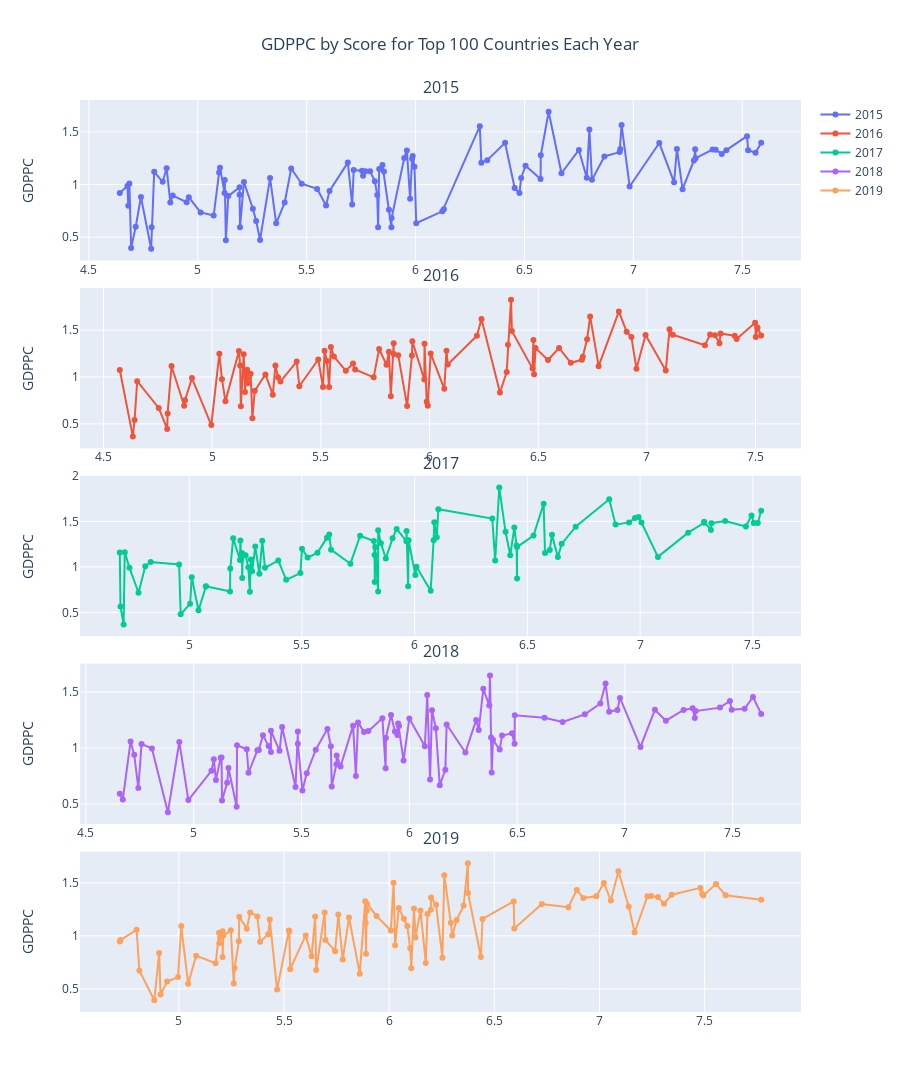

This figure's notebook cell:
### Code cell
fig = make_subplots(rows=5, cols=1, subplot_titles=('2015', '2016', '2017', '2018', '2019'), shared_xaxes=False, shared_yaxes=True, vertical_spacing=0.03)
fig.add_trace(go.Scatter(x=list(df_2015.Score[0:100]), y=list(df_2015.GDPPC[0:100]), mode='lines+markers', name='2015', text=list(df_2015.Country[0:100])), row=1, col=1)
fig.add_trace(go.Scatter(x=list(df_2016.Score[0:100]), y=list(df_2016.GDPPC[0:100]), mode='lines+markers', name='2016', text=list(df_2016.Country[0:100])), row=2, col=1)
fig.add_trace(go.Scatter(x=list(df_2017.Score[0:100]), y=list(df_2017.GDPPC[0:100]), mode='lines+markers', name='2017', text=list(df_2017.Country[0:100])), row=3, col=1)
fig.add_trace(go.Scatter(x=list(df_2018.Score[0:100]), y=list(df_2018.GDPPC[0:100]), mode='lines+markers', name='2018', text=list(df_2018.Country[0:100])), row=4, col=1)
fig.add_trace(go.Scatter(x=list(df_2019.Score[0:100]), y=list(df_2019.GDPPC[0:100]), mode='lines+markers', name='2019', text=list(df_2019.Country[0:100])), row=5, col=1)
fig.update_layout(title='GDPPC by Score for Top 100 Countries Each Year', height=2000, title_x=0.5)
fig.update_yaxes(title_text='GDPPC', title_standoff=25)
fig.show()

### Figure 1 — Plotly figure (JSON) as saved in the notebook; plotly's stock layout.template omitted (floating-point values rounded to 4 significant figures)
{"data": [{"mode": "lines+markers", "name": "2015", "text": ["switzerland", "iceland", "denmark", "norway", "canada", "finland", "netherlands", "sweden", "new zealand", "australia", "israel", "costa rica", "austria", "mexico", "united states", "brazil", "luxembourg", "ireland", "belgium", "united kingdom", "venezuela", "singapore", "panama", "germany", "chile", "qatar", "france", "argentina", "czech republic", "uruguay", "colombia", "thailand", "saudi arabia", "spain", "malta", "kuwait", "el salvador", "guatemala", "uzbekistan", "slovakia", "japan", "south korea", "ecuador", "bahrain", "italy", "bolivia", "moldova", "paraguay", "kazakhstan", "slovenia", "lithuania", "nicaragua", "peru", "belarus", "poland", "malaysia", "croatia", "libya", "russia", "jamaica", "cyprus", "algeria", "kosovo", "turkmenistan", "mauritius", "estonia", "indonesia", "vietnam", "turkey", "kyrgyzstan", "nigeria", "bhutan", "azerbaijan", "pakistan", "jordan", "montenegro", "china", "zambia", "romania", "serbia", "portugal", "latvia", "philippines", "morocco", "albania", "bosnia and herzegovina", "dominican republic", "mongolia", "greece", "lebanon", "hungary", "honduras", "tajikistan", "tunisia", "palestinian territories", "bangladesh", "iran", "ukraine", "iraq", "south africa"], "type": "scatter", "x": [7.587, 7.561, 7.527, 7.522, 7.427, 7.406, 7.378, 7.364, 7.286, 7.284, 7.278, 7.226, 7.2, 7.187, 7.119, 6.983, 6.946, 6.94, 6.937, 6.867, 6.81, 6.798, 6.786, 6.75, 6.67, 6.611, 6.575, 6.574, 6.505, 6.485, 6.477, 6.455, 6.411, 6.329, 6.302, 6.295, 6.13, 6.123, 6.003, 5.995, 5.987, 5.984, 5.975, 5.96, 5.948, 5.89, 5.889, 5.878, 5.855, 5.848, 5.833, 5.828, 5.824, 5.813, 5.791, 5.77, 5.759, 5.754, 5.716, 5.709, 5.689, 5.605, 5.589, 5.548, 5.477, 5.429, 5.399, 5.36, 5.332, 5.286, 5.268, 5.253, 5.212, 5.194, 5.192, 5.192, 5.14, 5.129, 5.124, 5.123, 5.102, 5.098, 5.073, 5.013, 4.959, 4.949, 4.885, 4.874, 4.857, 4.839, 4.8, 4.788, 4.786, 4.739, 4.715, 4.694, 4.686, 4.681, 4.677, 4.642], "xaxis": "x", "y": [1.397, 1.302, 1.325, 1.459, 1.326, 1.29, 1.329, 1.332, 1.25, 1.334, 1.229, 0.9558, 1.337, 1.021, 1.395, 0.9812, 1.564, 1.336, 1.308, 1.266, 1.044, 1.522, 1.064, 1.328, 1.107, 1.69, 1.278, 1.054, 1.179, 1.062, 0.9186, 0.9669, 1.395, 1.23, 1.207, 1.554, 0.7645, 0.7455, 0.6324, 1.169, 1.271, 1.245, 0.864, 1.324, 1.251, 0.6813, 0.5945, 0.7599, 1.123, 1.185, 1.147, 0.5933, 0.9002, 1.032, 1.126, 1.125, 1.083, 1.131, 1.138, 0.8104, 1.208, 0.9393, 0.8015, 0.9585, 1.008, 1.152, 0.8283, 0.6322, 1.061, 0.4743, 0.6543, 0.7704, 1.024, 0.5954, 0.902, 0.9744, 0.8901, 0.4704, 1.043, 0.9205, 1.16, 1.113, 0.7053, 0.7348, 0.8787, 0.8322, 0.8954, 0.8282, 1.154, 1.026, 1.121, 0.5953, 0.3905, 0.8811, 0.5987, 0.3975, 1.009, 0.7991, 0.9855, 0.9205], "yaxis": "y"}, {"mode": "lines+markers", "name": "2016", "text": ["denmark", "switzerland", "iceland", "norway", "finland", "canada", "netherlands", "new zealand", "australia", "sweden", "israel", "austria", "united states", "costa rica", "germany", "brazil", "belgium", "ireland", "luxembourg", "mexico", "singapore", "united kingdom", "chile", "panama", "argentina", "czech republic", "uruguay", "malta", "colombia", "france", "thailand", "saudi arabia", "qatar", "spain", "algeria", "guatemala", "kuwait", "bahrain", "venezuela", "slovakia", "el salvador", "malaysia", "nicaragua", "uzbekistan", "italy", "ecuador", "japan", "kazakhstan", "moldova", "russia", "poland", "south korea", "bolivia", "lithuania", "belarus", "slovenia", "peru", "turkmenistan", "mauritius", "libya", "latvia", "cyprus", "paraguay", "romania", "estonia", "jamaica", "croatia", "kosovo", "turkey", "indonesia", "jordan", "azerbaijan", "philippines", "china", "bhutan", "kyrgyzstan", "serbia", "bosnia and herzegovina", "montenegro", "dominican republic", "morocco", "hungary", "pakistan", "lebanon", "portugal", "vietnam", "tunisia", "greece", "tajikistan", "mongolia", "nigeria", "honduras", "iran", "zambia", "nepal", "palestinian territories", "albania", "bangladesh", "sierra leone", "iraq"], "type": "scatter", "x": [7.526, 7.509, 7.501, 7.498, 7.413, 7.404, 7.339, 7.334, 7.313, 7.291, 7.267, 7.119, 7.104, 7.087, 6.994, 6.952, 6.929, 6.907, 6.871, 6.778, 6.739, 6.725, 6.705, 6.701, 6.65, 6.596, 6.545, 6.488, 6.481, 6.478, 6.474, 6.379, 6.375, 6.361, 6.355, 6.324, 6.239, 6.218, 6.084, 6.078, 6.068, 6.005, 5.992, 5.987, 5.977, 5.976, 5.921, 5.919, 5.897, 5.856, 5.835, 5.835, 5.822, 5.813, 5.802, 5.768, 5.743, 5.658, 5.648, 5.615, 5.56, 5.546, 5.538, 5.528, 5.517, 5.51, 5.488, 5.401, 5.389, 5.314, 5.303, 5.291, 5.279, 5.245, 5.196, 5.185, 5.177, 5.163, 5.161, 5.155, 5.151, 5.145, 5.132, 5.129, 5.123, 5.061, 5.045, 5.033, 4.996, 4.907, 4.875, 4.871, 4.813, 4.795, 4.793, 4.754, 4.655, 4.643, 4.635, 4.575], "xaxis": "x2", "y": [1.442, 1.527, 1.427, 1.577, 1.406, 1.44, 1.465, 1.361, 1.444, 1.452, 1.338, 1.45, 1.508, 1.069, 1.448, 1.088, 1.425, 1.483, 1.698, 1.115, 1.646, 1.403, 1.217, 1.183, 1.151, 1.309, 1.182, 1.308, 1.03, 1.395, 1.089, 1.49, 1.824, 1.343, 1.053, 0.8345, 1.617, 1.44, 1.134, 1.28, 0.8737, 1.251, 0.6938, 0.7359, 1.355, 0.9731, 1.38, 1.229, 0.6918, 1.232, 1.246, 1.359, 0.7942, 1.269, 1.131, 1.299, 0.996, 1.08, 1.144, 1.067, 1.218, 1.319, 0.8937, 1.17, 1.28, 0.8933, 1.186, 0.9014, 1.165, 0.951, 0.9967, 1.124, 0.8122, 1.028, 0.8527, 0.5604, 1.034, 0.9338, 1.078, 1.028, 0.8406, 1.241, 0.6882, 1.123, 1.276, 0.7404, 0.9772, 1.249, 0.4884, 0.9885, 0.7522, 0.6943, 1.118, 0.612, 0.4463, 0.6702, 0.9553, 0.5418, 0.3649, 1.075], "yaxis": "y2"}, {"mode": "lines+markers", "name": "2017", "text": ["norway", "denmark", "iceland", "switzerland", "finland", "netherlands", "canada", "new zealand", "sweden", "australia", "israel", "costa rica", "austria", "united states", "ireland", "germany", "belgium", "luxembourg", "united kingdom", "chile", "brazil", "czech republic", "argentina", "mexico", "singapore", "malta", "uruguay", "guatemala", "panama", "france", "thailand", "spain", "qatar", "colombia", "saudi arabia", "kuwait", "slovakia", "bahrain", "malaysia", "nicaragua", "ecuador", "el salvador", "poland", "uzbekistan", "italy", "russia", "japan", "lithuania", "algeria", "latvia", "south korea", "moldova", "romania", "bolivia", "turkmenistan", "kazakhstan", "slovenia", "peru", "mauritius", "cyprus", "estonia", "belarus", "libya", "turkey", "paraguay", "philippines", "serbia", "jordan", "hungary", "jamaica", "croatia", "kosovo", "china", "pakistan", "indonesia", "venezuela", "montenegro", "morocco", "azerbaijan", "dominican republic", "greece", "lebanon", "portugal", "bosnia and herzegovina", "honduras", "vietnam", "nigeria", "tajikistan", "bhutan", "kyrgyzstan", "nepal", "mongolia", "south africa", "tunisia", "palestinian territories", "egypt", "bulgaria", "sierra leone", "cameroon", "iran"], "type": "scatter", "x": [7.537, 7.522, 7.504, 7.494, 7.469, 7.377, 7.316, 7.314, 7.284, 7.284, 7.213, 7.079, 7.006, 6.993, 6.977, 6.951, 6.891, 6.863, 6.714, 6.652, 6.635, 6.609, 6.599, 6.578, 6.572, 6.527, 6.454, 6.454, 6.452, 6.442, 6.424, 6.403, 6.375, 6.357, 6.344, 6.105, 6.098, 6.087, 6.084, 6.071, 6.008, 6.003, 5.973, 5.971, 5.964, 5.963, 5.92, 5.902, 5.872, 5.85, 5.838, 5.838, 5.825, 5.823, 5.822, 5.819, 5.758, 5.715, 5.629, 5.621, 5.611, 5.569, 5.525, 5.5, 5.493, 5.43, 5.395, 5.336, 5.324, 5.311, 5.293, 5.279, 5.273, 5.269, 5.262, 5.25, 5.237, 5.235, 5.234, 5.23, 5.227, 5.225, 5.195, 5.182, 5.181, 5.074, 5.074, 5.041, 5.011, 5.004, 4.962, 4.955, 4.829, 4.805, 4.775, 4.735, 4.714, 4.709, 4.695, 4.692], "xaxis": "x3", "y": [1.616, 1.482, 1.481, 1.565, 1.444, 1.504, 1.479, 1.406, 1.494, 1.484, 1.375, 1.11, 1.487, 1.546, 1.536, 1.488, 1.464, 1.742, 1.442, 1.253, 1.107, 1.353, 1.185, 1.153, 1.692, 1.343, 1.218, 0.872, 1.234, 1.431, 1.128, 1.384, 1.871, 1.071, 1.531, 1.633, 1.325, 1.488, 1.291, 0.7373, 1.001, 0.9098, 1.292, 0.7864, 1.395, 1.282, 1.417, 1.315, 1.092, 1.261, 1.402, 0.7289, 1.218, 0.8338, 1.131, 1.285, 1.341, 1.035, 1.189, 1.356, 1.321, 1.157, 1.102, 1.198, 0.9325, 0.8577, 1.069, 0.991, 1.286, 0.9256, 1.223, 0.9515, 1.081, 0.7269, 0.9955, 1.128, 1.121, 0.8781, 1.154, 1.079, 1.289, 1.075, 1.315, 0.9824, 0.7306, 0.7885, 0.7838, 0.5247, 0.8854, 0.5962, 0.4798, 1.027, 1.055, 1.007, 0.7162, 0.9897, 1.161, 0.3684, 0.5643, 1.157], "yaxis": "y3"}, {"mode": "lines+markers", "name": "2018", "text": ["finland", "norway", "denmark", "iceland", "switzerland", "netherlands", "canada", "new zealand", "sweden", "australia", "united kingdom", "austria", "costa rica", "ireland", "germany", "belgium", "luxembourg", "united states", "israel", "czech republic", "malta", "france", "mexico", "chile", "panama", "brazil", "argentina", "guatemala", "uruguay", "qatar", "saudi arabia", "singapore", "malaysia", "spain", "colombia", "slovakia", "el salvador", "nicaragua", "poland", "bahrain", "uzbekistan", "kuwait", "thailand", "italy", "ecuador", "lithuania", "slovenia", "romania", "latvia", "japan", "mauritius", "jamaica", "south korea", "russia", "kazakhstan", "cyprus", "bolivia", "estonia", "paraguay", "peru", "kosovo", "moldova", "turkmenistan", "hungary", "libya", "philippines", "honduras", "belarus", "turkey", "pakistan", "portugal", "serbia", "greece", "lebanon", "montenegro", "croatia", "dominican republic", "algeria", "morocco", "china", "azerbaijan", "tajikistan", "jordan", "nigeria", "kyrgyzstan", "bosnia and herzegovina", "mongolia", "vietnam", "indonesia", "bhutan", "cameroon", "bulgaria", "nepal", "venezuela", "gabon", "palestinian territories", "south africa", "iran", "ivory coast", "ghana"], "type": "scatter", "x": [7.632, 7.594, 7.555, 7.495, 7.487, 7.441, 7.328, 7.324, 7.314, 7.272, 7.19, 7.139, 7.072, 6.977, 6.965, 6.927, 6.91, 6.886, 6.814, 6.711, 6.627, 6.489, 6.488, 6.476, 6.43, 6.419, 6.388, 6.382, 6.379, 6.374, 6.371, 6.343, 6.322, 6.31, 6.26, 6.173, 6.167, 6.141, 6.123, 6.105, 6.096, 6.083, 6.072, 6, 5.973, 5.952, 5.948, 5.945, 5.933, 5.915, 5.891, 5.89, 5.875, 5.81, 5.79, 5.762, 5.752, 5.739, 5.681, 5.663, 5.662, 5.64, 5.636, 5.62, 5.566, 5.524, 5.504, 5.483, 5.483, 5.472, 5.41, 5.398, 5.358, 5.358, 5.347, 5.321, 5.302, 5.295, 5.254, 5.246, 5.201, 5.199, 5.161, 5.155, 5.131, 5.129, 5.125, 5.103, 5.093, 5.082, 4.975, 4.933, 4.88, 4.806, 4.758, 4.743, 4.724, 4.707, 4.671, 4.657], "xaxis": "x4", "y": [1.305, 1.456, 1.351, 1.343, 1.42, 1.361, 1.33, 1.268, 1.355, 1.34, 1.244, 1.341, 1.01, 1.448, 1.34, 1.324, 1.576, 1.398, 1.301, 1.233, 1.27, 1.293, 1.038, 1.131, 1.112, 0.986, 1.073, 0.781, 1.093, 1.649, 1.379, 1.529, 1.161, 1.251, 0.96, 1.21, 0.806, 0.668, 1.176, 1.338, 0.719, 1.474, 1.016, 1.264, 0.889, 1.197, 1.219, 1.116, 1.148, 1.294, 1.09, 0.819, 1.266, 1.151, 1.143, 1.229, 0.751, 1.2, 0.835, 0.934, 0.855, 0.657, 1.016, 1.171, 0.985, 0.775, 0.62, 1.039, 1.148, 0.652, 1.188, 0.975, 1.154, 0.965, 1.017, 1.115, 0.982, 0.979, 0.779, 0.989, 1.024, 0.474, 0.822, 0.689, 0.53, 0.915, 0.914, 0.715, 0.899, 0.796, 0.535, 1.054, 0.425, 0.996, 1.036, 0.642, 0.94, 1.059, 0.541, 0.592], "yaxis": "y4"}, {"mode": "lines+markers", "name": "2019", "text": ["finland", "denmark", "norway", "iceland", "netherlands", "switzerland", "sweden", "new zealand", "canada", "austria", "australia", "costa rica", "israel", "luxembourg", "united kingdom", "ireland", "germany", "belgium", "united states", "czech republic", "malta", "mexico", "france", "chile", "guatemala", "saudi arabia", "qatar", "spain", "panama", "brazil", "uruguay", "singapore", "el salvador", "italy", "bahrain", "slovakia", "poland", "uzbekistan", "lithuania", "colombia", "slovenia", "nicaragua", "kosovo", "argentina", "romania", "cyprus", "ecuador", "kuwait", "thailand", "latvia", "south korea", "estonia", "jamaica", "mauritius", "japan", "honduras", "kazakhstan", "bolivia", "hungary", "paraguay", "peru", "portugal", "pakistan", "russia", "philippines", "serbia", "moldova", "libya", "montenegro", "tajikistan", "croatia", "dominican republic", "bosnia and herzegovina", "turkey", "malaysia", "belarus", "greece", "mongolia", "nigeria", "kyrgyzstan", "turkmenistan", "algeria", "morocco", "azerbaijan", "lebanon", "indonesia", "china", "vietnam", "bhutan", "cameroon", "bulgaria", "ghana", "ivory coast", "nepal", "jordan", "benin", "congo (brazzaville)", "gabon", "south africa", "albania"], "type": "scatter", "x": [7.769, 7.6, 7.554, 7.494, 7.488, 7.48, 7.343, 7.307, 7.278, 7.246, 7.228, 7.167, 7.139, 7.09, 7.054, 7.021, 6.985, 6.923, 6.892, 6.852, 6.726, 6.595, 6.592, 6.444, 6.436, 6.375, 6.374, 6.354, 6.321, 6.3, 6.293, 6.262, 6.253, 6.223, 6.199, 6.198, 6.182, 6.174, 6.149, 6.125, 6.118, 6.105, 6.1, 6.086, 6.07, 6.046, 6.028, 6.021, 6.008, 5.94, 5.895, 5.893, 5.89, 5.888, 5.886, 5.86, 5.809, 5.779, 5.758, 5.743, 5.697, 5.693, 5.653, 5.648, 5.631, 5.603, 5.529, 5.525, 5.523, 5.467, 5.432, 5.425, 5.386, 5.373, 5.339, 5.323, 5.287, 5.285, 5.265, 5.261, 5.247, 5.211, 5.208, 5.208, 5.197, 5.192, 5.191, 5.175, 5.082, 5.044, 5.011, 4.996, 4.944, 4.913, 4.906, 4.883, 4.812, 4.799, 4.722, 4.719], "xaxis": "x5", "y": [1.34, 1.383, 1.488, 1.38, 1.396, 1.452, 1.387, 1.303, 1.365, 1.376, 1.372, 1.034, 1.276, 1.609, 1.333, 1.499, 1.373, 1.356, 1.433, 1.269, 1.3, 1.07, 1.324, 1.159, 0.8, 1.403, 1.684, 1.286, 1.149, 1.004, 1.124, 1.572, 0.794, 1.294, 1.362, 1.246, 1.206, 0.745, 1.238, 0.985, 1.258, 0.694, 0.882, 1.092, 1.162, 1.263, 0.912, 1.5, 1.05, 1.187, 1.301, 1.237, 0.831, 1.12, 1.327, 0.642, 1.173, 0.776, 1.201, 0.855, 0.96, 1.221, 0.677, 1.183, 0.807, 1.004, 0.685, 1.044, 1.051, 0.493, 1.155, 1.015, 0.945, 1.183, 1.221, 1.067, 1.181, 0.948, 0.696, 0.551, 1.052, 1.002, 0.801, 1.043, 0.987, 0.931, 1.029, 0.741, 0.813, 0.549, 1.092, 0.611, 0.569, 0.446, 0.837, 0.393, 0.673, 1.057, 0.96, 0.947], "yaxis": "y5"}], "layout": {"annotations": [{"font": {"size": 16}, "showarrow": false, "text": "2015", "x": 0.5, "xanchor": "center", "xref": "paper", "y": 1, "yanchor": "bottom", "yref": "paper"}, {"font": {"size": 16}, "showarrow": false, "text": "2016", "x": 0.5, "xanchor": "center", "xref": "paper", "y": 0.794, "yanchor": "bottom", "yref": "paper"}, {"font": {"size": 16}, "showarrow": false, "text": "2017", "x": 0.5, "xanchor": "center", "xref": "paper", "y": 0.588, "yanchor": "bottom", "yref": "paper"}, {"font": {"size": 16}, "showarrow": false, "text": "2018", "x": 0.5, "xanchor": "center", "xref": "paper", "y": 0.382, "yanchor": "bottom", "yref": "paper"}, {"font": {"size": 16}, "showarrow": false, "text": "2019", "x": 0.5, "xanchor": "center", "xref": "paper", "y": 0.176, "yanchor": "bottom", "yref": "paper"}], "height": 2000, "title": {"text": "GDPPC by Score for Top 100 Countries Each Year", "x": 0.5}, "xaxis": {"anchor": "y", "domain": [0, 1]}, "xaxis2": {"anchor": "y2", "domain": [0, 1]}, "xaxis3": {"anchor": "y3", "domain": [0, 1]}, "xaxis4": {"anchor": "y4", "domain": [0, 1]}, "xaxis5": {"anchor": "y5", "domain": [0, 1]}, "yaxis": {"anchor": "x", "domain": [0.824, 1], "title": {"standoff": 25, "text": "GDPPC"}}, "yaxis2": {"anchor": "x2", "domain": [0.618, 0.794], "title": {"standoff": 25, "text": "GDPPC"}}, "yaxis3": {"anchor": "x3", "domain": [0.412, 0.588], "title": {"standoff": 25, "text": "GDPPC"}}, "yaxis4": {"anchor": "x4", "domain": [0.206, 0.382], "title": {"standoff": 25, "text": "GDPPC"}}, "yaxis5": {"anchor": "x5", "domain": [0, 0.176], "title": {"standoff": 25, "text": "GDPPC"}}}}
